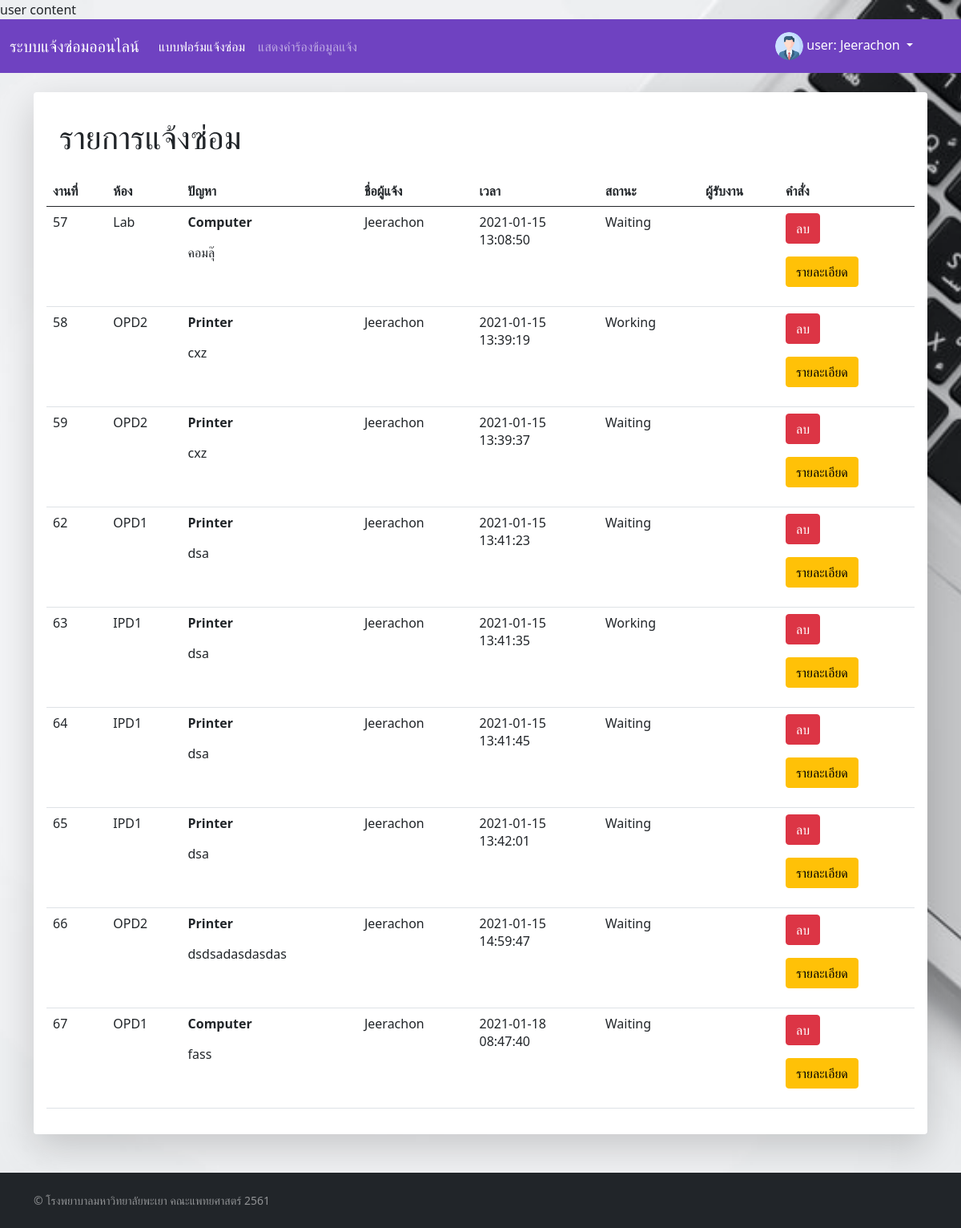
Page /app/showdatauser.php (signed in) on the earlier database version.
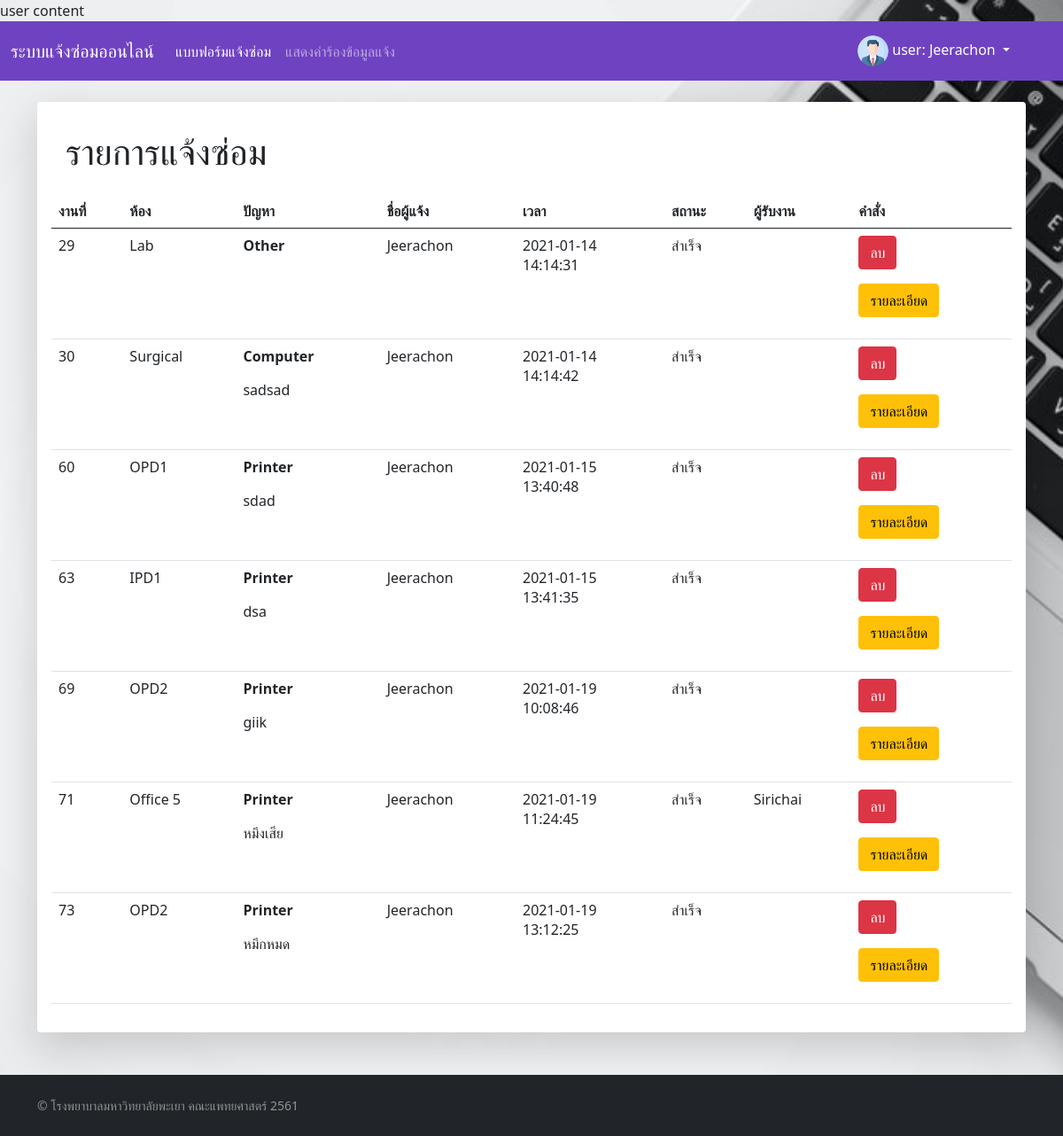
Same page on the later database version.
### tables this page shows
CREATE TABLE `report` (
  `Case_ID` int(8) NOT NULL,
  `Location` char(10) NOT NULL,
  `Problem` char(13) NOT NULL,
  `Description` varchar(100) NOT NULL,
  `Time` time NOT NULL,
  `Date` date NOT NULL,
  `Editby` char(20) NOT NULL,
  `Stat` char(20) NOT NULL,
  `Username` char(20) NOT NULL,
  `Worker` char(23) NOT NULL
);

### app/showdatauser.php (the view, shortened to what this page needs)
<!DOCTYPE html>
<html lang="en" class="h-100">
<head>
  <?php
  include '../components/meta-title.php'
  ?>
</head>
<body class="d-flex flex-column h-100">
  <?php
  include '../components/navbar.php';
  $uname = $_SESSION["Username"];
  ?>
  <br>
  <div class="container">
    <fieldset>
      <div class="shadow-lg p-3 mb-5 bg-white rounded" >
        <h1 class="p-3">รายการแจ้งซ่อม</h1>
        <table class="table ">
          <thead>
            <tr>
              <th scope="col">งานที่</th>
              <th scope="col">ห้อง</th>
              <th scope="col">ปัญหา</th>
              <th scope="col">ชื่อผู้แจ้ง</th>
              <th scope="col">เวลา</th>
              <th scope="col">สถานะ</th>
              <th scope="col">ผู้รับงาน</th>
              <th scope="col">คำสั่ง</th>
            </tr>
          </thead>
          <tbody>
            <?php
      require '../DB/connect.php';
      $result = mysqli_query($con, "SELECT * FROM report Where Username = '$uname' and stat != 'Done' ");
      if ($result) {
        while ($row = mysqli_fetch_array($result)) {
          echo "<tr>";
          echo "<td>" . $row["Case_ID"] . "</td>";
          echo "<td>" . $row["Location"] . "</td>";
          echo "<td>" . "<p class='fw-bold'>" . $row["Problem"] . "</p>" ."<p class='text-break'>". $row["Description"] ."</p>". "</td>";
          echo "<td>" . $row["Username"] . "</td>";
          echo "<td>" . $row["Date"] ."<br>" .  $row["Time"] . "</td>";
          echo "<td>" . $row[ "Stat"] . "</td>";
          echo "<td>" . $row["Worker"] . "</td>";
          echo "<td><form action='../components/delete2.php' method='POST'><input  type='hidden' name='delete' value='".$row["Case_ID"]."'/><input type='submit'class=' btn btn-danger'name='submit-btn' value='ลบ' /></form><form target='_blank' action='../app/jobdetail.php' method='POST'><input  type='hidden' name='job' value='".$row["Case_ID"]."'/><input type='submit'class=' btn btn-warning'name='submit-btn' value='รายละเอียด' /></form></td>";
          echo "</tr>";
        }
      }
      ?></tbody>
        </table>
      </div>
    </fieldset>
  </div>
  <?php
  include '../components/footer.php'
?>
</body>
</html>

### components/meta-title.php (shortened to what this page needs)
<link href="../bootstrap-5/css/bootstrap.min.css" rel="stylesheet">
<link href="../css/body.css" rel="stylesheet">

### components/navbar.php (shortened to what this page needs)
<nav class="navbar navbar-expand-lg navbar-dark"style="background-color: #6f42c1;" >
  <div class="container-fluid">
  <a class="navbar-brand" href="home.php">ระบบแจ้งซ่อมออนไลน์</a>
    <div class="collapse navbar-collapse" id="navbarText">
      <ul class="navbar-nav me-auto mb-2 mb-lg-0">
        <li class="nav-item">
          <a class="nav-link active" aria-current="page" href="home.php">แบบฟอร์มแจ้งซ่อม</a>
        </li>
        <li class="nav-item">
          <a class="nav-link" href="../app/showdatauser.php">แสดงคำร้องข้อมูลแจ้ง</a>
        </li>
      </ul>
      <span class="dropdown" class="navbar-text " >
      <a class="nav-link dropdown-toggle" style="color: #FFFFFF;" href="#" id="navbarDropdown" role="button" data-bs-toggle="dropdown" aria-expanded="false" ><img src="../img/profile.png" alt="Avatar" class="avatar">
      <?php
            echo "user:  <tr class='fs-4' >". $_SESSION['Username'] . "</tr>";?>
        </a>
      </span>
    </div>
  </div>
</nav>

### components/footer.php
<footer  class="footer mt-auto py-4 bg-dark text-white-50" >
  <div class="container" >
  <small> &copy; โรงพยาบาลมหาวิทยาลัยพะเยา คณะแพทยศาสตร์ 2561</small>
  </div>
</footer>

### css/body.css (style rules this page uses)
body { background: url('img/bg.jfif') no-repeat center center fixed; -webkit-background-size: cover; -moz-background-size: cover; background-size: cover; -o-background-size: cover; }

### components/navbar.php (style rules this page uses)
.avatar { vertical-align: middle; width: 35px; height: 35px; border-radius: 50%; }

Differences in the rows shown:
removed report: Case_ID "57", Location "Lab", Problem "Computer", Description "คอมลุ๊", Username "Jeerachon", Date "2021-01-15", Time "13:08:50", Stat "Waiting"
removed report: Case_ID "58", Location "OPD2", Problem "Printer", Description "cxz", Username "Jeerachon", Date "2021-01-15", Time "13:39:19", Stat "Working"
removed report: Case_ID "59", Location "OPD2", Problem "Printer", Description "cxz", Username "Jeerachon", Date "2021-01-15", Time "13:39:37", Stat "Waiting"
removed report: Case_ID "62", Location "OPD1", Problem "Printer", Description "dsa", Username "Jeerachon", Date "2021-01-15", Time "13:41:23", Stat "Waiting"
removed report: Case_ID "64", Location "IPD1", Problem "Printer", Description "dsa", Username "Jeerachon", Date "2021-01-15", Time "13:41:45", Stat "Waiting"
removed report: Case_ID "65", Location "IPD1", Problem "Printer", Description "dsa", Username "Jeerachon", Date "2021-01-15", Time "13:42:01", Stat "Waiting"
removed report: Case_ID "66", Location "OPD2", Problem "Printer", Description "dsdsadasdasdas", Username "Jeerachon", Date "2021-01-15", Time "14:59:47", Stat "Waiting"
removed report: Case_ID "67", Location "OPD1", Problem "Computer", Description "fass", Username "Jeerachon", Date "2021-01-18", Time "08:47:40", Stat "Waiting"
now on this page (row edited): report: Case_ID "29", Location "Lab", Problem "Other", Username "Jeerachon", Date "2021-01-14", Time "14:14:31", Stat "สำเร็จ"
now on this page (row edited): report: Case_ID "30", Location "Surgical", Problem "Computer", Description "sadsad", Username "Jeerachon", Date "2021-01-14", Time "14:14:42", Stat "สำเร็จ"
now on this page (row edited): report: Case_ID "60", Location "OPD1", Problem "Printer", Description "sdad", Username "Jeerachon", Date "2021-01-15", Time "13:40:48", Stat "สำเร็จ"
changed report "IPD1": Stat "Working" → "สำเร็จ"
added report: Case_ID "69", Location "OPD2", Problem "Printer", Description "giik", Username "Jeerachon", Date "2021-01-19", Time "10:08:46", Stat "สำเร็จ"
added report: Case_ID "71", Location "Office 5", Problem "Printer", Description "หมึงเสีย", Username "Jeerachon", Date "2021-01-19", Time "11:24:45", Stat "สำเร็จ", Worker "Sirichai"
added report: Case_ID "73", Location "OPD2", Problem "Printer", Description "หมึกหมด", Username "Jeerachon", Date "2021-01-19", Time "13:12:25", Stat "สำเร็จ"
